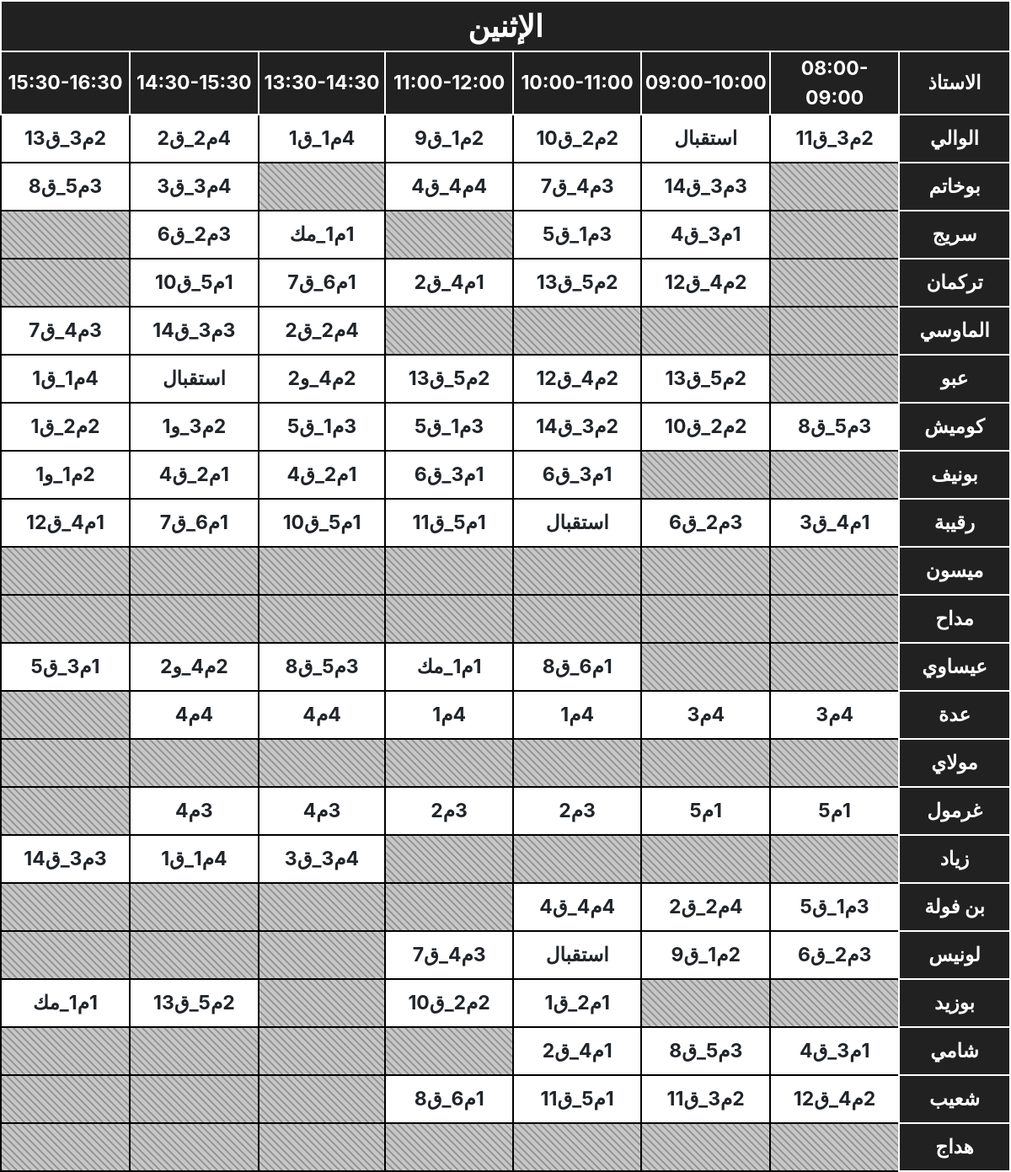
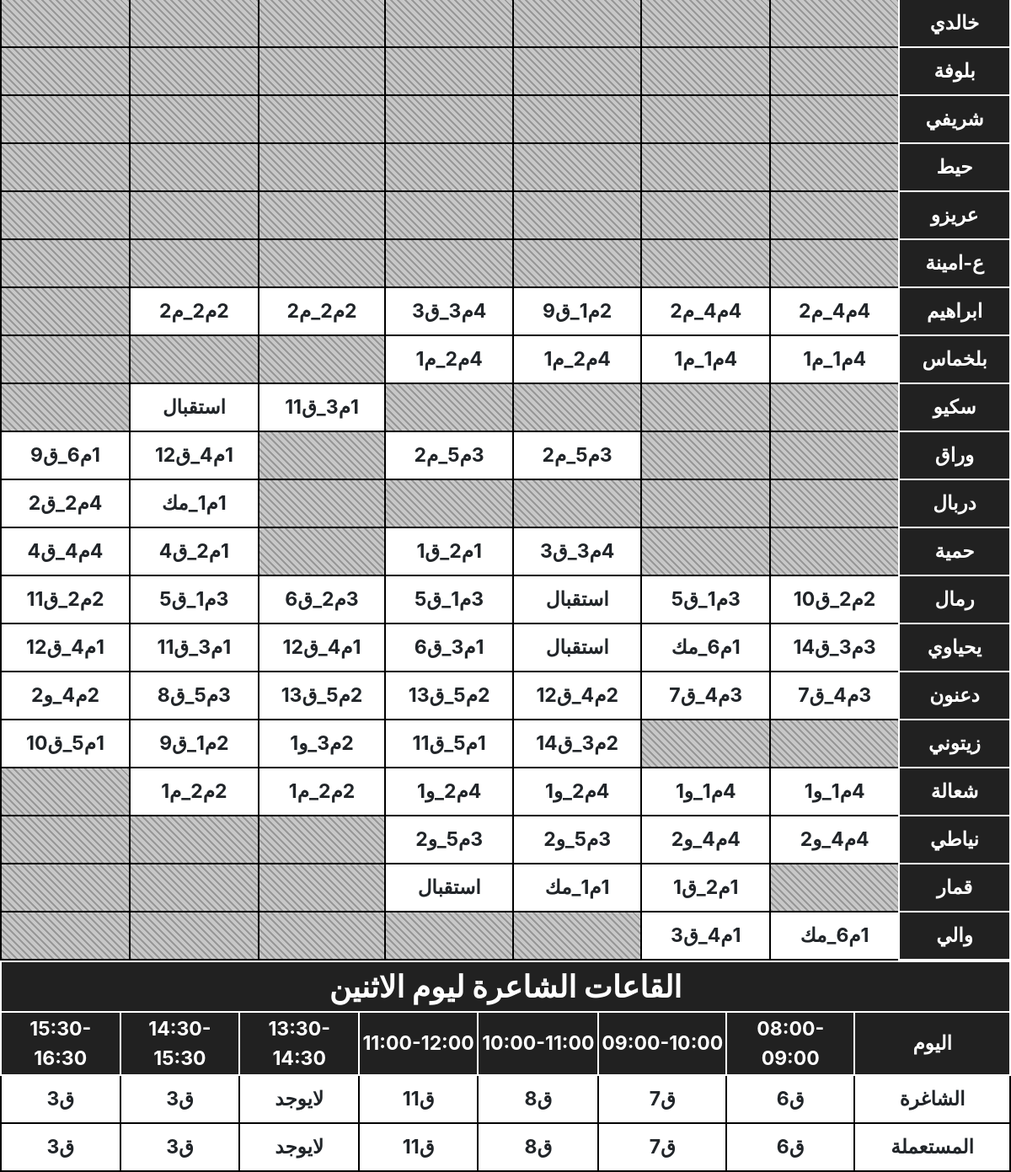
Screenshot of /chaghira2.php with the database file from the repository (2 pictures, top to bottom).
### tables this page shows
CREATE TABLE "prof" (
	"id"	int(11) NOT NULL,
	"jour"	varchar(50) NOT NULL,
	"nome"	varchar(50) NOT NULL,
	"matiere"	varchar(50) NOT NULL,
	"obs"	TEXT,
	"se1"	varchar(50),
	"se2"	varchar(50),
	"s3"	varchar(50),
	"s4"	varchar(50),
	"s5"	varchar(50),
	"s6"	varchar(50),
	"s7"	varchar(50),
	"s8"	varchar(50)
);

### chaghira2.php (the view, shortened to what this page needs)
<!DOCTYPE html>
<html lang="en">
<head>
    <link href="css/bootstrap.min.css" rel="stylesheet">
</head>
<body>
    <table id="scheduleTable" >
            <thead >
            <tr>
            <th colspan=8 style="font-size: 36px;">الإثنين</th>
            </tr>
                <tr>
                <th style='width:90px; '>الاستاذ</th>
                    <th style='width:80px;'>08:00-09:00</th>
                    <th style='width:80px;'>09:00-10:00</th>
                    <th style='width:80px;'>10:00-11:00</th>
                    <th style='width:80px;'>11:00-12:00</th>
                    <th style='width:80px;'>13:30-14:30</th>
                    <th style='width:80px;'>14:30-15:30</th>
                    <th style='width:80px;'>15:30-16:30</th>
                </tr>
            </thead>
            <tbody>
            <?php
$database_file = './databasse3.db';
$connection = new PDO("sqlite:$database_file");
$connection->setAttribute(PDO::ATTR_ERRMODE, PDO::ERRMODE_EXCEPTION);
$sql = "SELECT * FROM prof WHERE jour = 'الإثنين'";
$result = $connection->query($sql);
    while ($row = $result->fetch(PDO::FETCH_ASSOC)) {
        echo "<tr style=';'>
                <td style='background-color: #212121 !important;color:white;border: 2px solid white;'>{$row['nome']}</td>
                <td>{$row['se1']}</td>
                <td>{$row['se2']}</td>
                <td>{$row['s3']}</td>
                <td>{$row['s4']}</td>
                <td>{$row['s5']}</td>
                <td>{$row['s6']}</td>
                <td>{$row['s7']}</td>
              </tr>";
    }
?>
     </tbody>
     </table>
     <table >
            <thead >
            <tr>
            <th colspan=8 style="font-size: 36px;">القاعات الشاعرة ليوم الاثنين</th>
            </tr>
                <tr>
                <th style='width:90px; '>اليوم</th>
                    <th style='width:80px;'>08:00-09:00</th>
                    <th style='width:80px;'>09:00-10:00</th>
                    <th style='width:80px;'>10:00-11:00</th>
                    <th style='width:80px;'>11:00-12:00</th>
                    <th style='width:80px;'>13:30-14:30</th>
                    <th style='width:80px;'>14:30-15:30</th>
                    <th style='width:80px;'>15:30-16:30</th>
                </tr>
            </thead>
            <tbody>
                <tr>
        <td>الشاغرة</td>
        <td id="dev1">ق6</td>
        <td id="dev2">ق7</td>
        <td id="dev3">ق8</td>
        <td id="dev4">ق11</td>
        <td id="dev5">لايوجد</td>
        <td id="dev6">ق3</td>
        <td id="dev7">ق3</td>
                </tr>
                <tr>
        <td>المستعملة</td>
        <td id="d1">ق6</td>
        <td id="d2">ق7</td>
        <td id="d3">ق8</td>
        <td id="d4">ق11</td>
        <td id="d5">لايوجد</td>
        <td id="d6">ق3</td>
        <td id="d7">ق3</td>
                </tr>
        </tbody>
</table>
</body>
</html>

### chaghira2.php (style rules this page uses)
body { //font-family: hacen; display: block; }
table { border:2px solid black; text-align: center; padding: none; border-collapse: collapse; font-size: 23px; width:100%; font-weight: bold; direction: rtl; }
th, td { border:2px solid black; text-align: center; padding: 2px; }
tr { height: 57px; }
td:empty { background-color: #c7c7c7 !important; background-image: repeating-linear-gradient( 45deg, #999 0px, #999 2px, transparent 2px, transparent 6px ); }
th { background-color: #212121 !important; color:white; border: 2px solid white; }

### rows the page displays
prof: nome "الوالي", se1 "2م3_ق11", se2 "استقبال", s3 "2م2_ق10", s4 "2م1_ق9", s5 "4م1_ق1", s6 "4م2_ق2", s7 "2م3_ق13"
prof: nome "بوخاتم", se2 "3م3_ق14", s3 "3م4_ق7", s4 "4م4_ق4", s6 "4م3_ق3", s7 "3م5_ق8"
prof: nome "سريج", se2 "1م3_ق4", s3 "3م1_ق5", s5 "1م1_مك", s6 "3م2_ق6"
prof: nome "تركمان", se2 "2م4_ق12", s3 "2م5_ق13", s4 "1م4_ق2", s5 "1م6_ق7", s6 "1م5_ق10"
prof: nome "الماوسي", s5 "4م2_ق2", s6 "3م3_ق14", s7 "3م4_ق7"
prof: nome "عبو", se2 "2م5_ق13", s3 "2م4_ق12", s4 "2م5_ق13", s5 "2م4_و2", s6 "استقبال", s7 "4م1_ق1"
prof: nome "كوميش", se1 "3م5_ق8", se2 "2م2_ق10", s3 "2م3_ق14", s4 "3م1_ق5", s5 "3م1_ق5", s6 "2م3_و1", s7 "2م2_ق1"
prof: nome "بونيف", s3 "1م3_ق6", s4 "1م3_ق6", s5 "1م2_ق4", s6 "1م2_ق4", s7 "2م1_و1"
prof: nome "رقيبة", se1 "1م4_ق3", se2 "3م2_ق6", s3 "استقبال", s4 "1م5_ق11", s5 "1م5_ق10", s6 "1م6_ق7", s7 "1م4_ق12"
prof: nome "ميسون"
prof: nome "مداح"
prof: nome "عيساوي", s3 "1م6_ق8", s4 "1م1_مك", s5 "3م5_ق8", s6 "2م4_و2", s7 "1م3_ق5"
prof: nome "عدة", se1 "4م3", se2 "4م3", s3 "4م1", s4 "4م1", s5 "4م4", s6 "4م4"
prof: nome "مولاي"
prof: nome "غرمول", se1 "1م5", se2 "1م5", s3 "3م2", s4 "3م2", s5 "3م4", s6 "3م4"
prof: nome "زياد", s5 "4م3_ق3", s6 "4م1_ق1", s7 "3م3_ق14"
prof: nome "بن فولة", se1 "3م1_ق5", se2 "4م2_ق2", s3 "4م4_ق4"
prof: nome "لونيس", se1 "3م2_ق6", se2 "2م1_ق9", s3 "استقبال", s4 "3م4_ق7"
prof: nome "بوزيد", s3 "1م2_ق1", s4 "2م2_ق10", s6 "2م5_ق13", s7 "1م1_مك"
prof: nome "شامي", se1 "1م3_ق4", se2 "3م5_ق8", s3 "1م4_ق2"
prof: nome "شعيب", se1 "2م4_ق12", se2 "2م3_ق11", s3 "1م5_ق11", s4 "1م6_ق8"
prof: nome "هداج"
prof: nome "خالدي"
prof: nome "بلوفة"
prof: nome "شريفي"
prof: nome "حيط"
prof: nome "عريزو"
prof: nome "ع-امينة"
prof: nome "ابراهيم", se1 "4م4_م2", se2 "4م4_م2", s3 "2م1_ق9", s4 "4م3_ق3", s5 "2م2_م2", s6 "2م2_م2"
prof: nome "بلخماس", se1 "4م1_م1", se2 "4م1_م1", s3 "4م2_م1", s4 "4م2_م1"
prof: nome "سكيو", s5 "1م3_ق11", s6 "استقبال"
prof: nome "وراق", s3 "3م5_م2", s4 "3م5_م2", s6 "1م4_ق12", s7 "1م6_ق9"
prof: nome "دربال", s6 "1م1_مك", s7 "4م2_ق2"
prof: nome "حمية", s3 "4م3_ق3", s4 "1م2_ق1", s6 "1م2_ق4", s7 "4م4_ق4"
prof: nome "رمال", se1 "2م2_ق10", se2 "3م1_ق5", s3 "استقبال", s4 "3م1_ق5", s5 "3م2_ق6", s6 "3م1_ق5", s7 "2م2_ق11"
prof: nome "يحياوي", se1 "3م3_ق14", se2 "1م6_مك", s3 "استقبال", s4 "1م3_ق6", s5 "1م4_ق12", s6 "1م3_ق11", s7 "1م4_ق12"
prof: nome "دعنون", se1 "3م4_ق7", se2 "3م4_ق7", s3 "2م4_ق12", s4 "2م5_ق13", s5 "2م5_ق13", s6 "3م5_ق8", s7 "2م4_و2"
prof: nome "زيتوني", s3 "2م3_ق14", s4 "1م5_ق11", s5 "2م3_و1", s6 "2م1_ق9", s7 "1م5_ق10"
prof: nome "شعالة", se1 "4م1_و1", se2 "4م1_و1", s3 "4م2_و1", s4 "4م2_و1", s5 "2م2_م1", s6 "2م2_م1"
prof: nome "نياطي", se1 "4م4_و2", se2 "4م4_و2", s3 "3م5_و2", s4 "3م5_و2"
prof: nome "قمار", se2 "1م2_ق1", s3 "1م1_مك", s4 "استقبال"
prof: nome "والي", se1 "1م6_مك", se2 "1م4_ق3"
